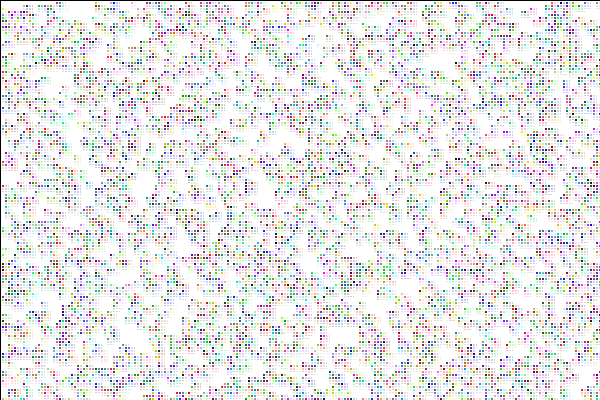
Frame 1 (no input)
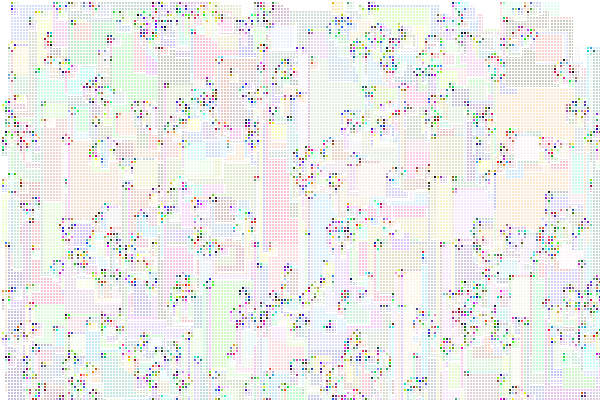
Frame 60 (the mouse pressed at the canvas centre just before this capture)
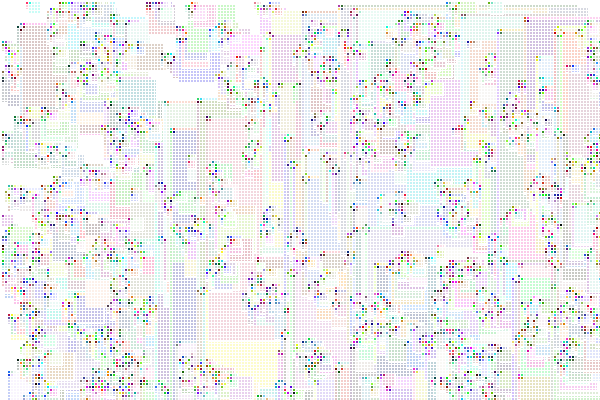
Frame 120 (the mouse held since frame 60 and released just before this capture)

The Processing sketch that drew these frames (run headless with seeded random() and noise(); from frame 60 on, the mouse is pressed at the canvas centre):

// Processing sketch: processing_48604
// ── processing_48604.pde

//author:Robertlun,ncku arch
//purpose: homework.dream
//concept:expressing feeling of dream.(Press the mouse to restart.)
//reference: from the teacher"Sheng-Fen Nik Chien."



Cell[][] _cellArray;
int _numX, _numY;
int _cellSize = 3;
 
//////////////////////// MAIN PART
 
void setup() {
  size(600, 400);
  frameRate(5);
  _numX = floor(width/_cellSize);
  _numY = floor(height/_cellSize);
  restart();
}
 
void restart() {
  _cellArray = new Cell[_numX][_numY];
  for (int x = 0; x<_numX; x++) {
    for (int y = 0; y<_numY; y++) {
      Cell newCell = new Cell(x, y);
      _cellArray[x][y] = newCell;
    }
  }
 
  for (int x = 0; x < _numX; x++) {
    for (int y = 0; y < _numY; y++) {
      int above = y-1;
      int below = y+1;
      int left = x-1;
      int right = x+1;
      if (above < 0) {
        above = _numY-1;
      }
      if (below == _numY) {
        below = 0;
      }
      if (left < 0) {
        left = _numX-1;
      }
      if (right == _numX) {
        right = 0;
      }
      _cellArray[x][y].addNeighbour(_cellArray[left][above]);
      _cellArray[x][y].addNeighbour(_cellArray[left][y]);
      _cellArray[x][y].addNeighbour(_cellArray[left][below]);
      _cellArray[x][y].addNeighbour(_cellArray[x][below]);
      _cellArray[x][y].addNeighbour(_cellArray[right][below]);
      _cellArray[x][y].addNeighbour(_cellArray[right][y]);
      _cellArray[x][y].addNeighbour(_cellArray[right][above]);
      _cellArray[x][y].addNeighbour(_cellArray[x][above]);
    }
  }
}
 
void draw() {
  background(255);
  fill(255, 20);
  rect(0, 0, width, height);
  for (int x = 0; x < _numX; x++) {
    for (int y = 0; y < _numY; y++) {
      _cellArray[x][y].calcNextState();
    }
  }
  translate(_cellSize/2, _cellSize/2);
  for (int x = 0; x < _numX; x++) {
    for (int y = 0; y < _numY; y++) {
      _cellArray[x][y].drawMe();
    }
  }
}
 /////////////////mouse press effect
void mousePressed() {
  restart();
  fill(random(255),random(255),random(255), 100);

  ellipse(mouseX, mouseY,60 ,60);

}
 
/////////////// OBJECT
class Cell {
  float x, y;
  boolean state;
  boolean nextState;
  Cell[] neighbors;
  int age;
  int neighborCount;
 
  Cell(float ex, float why) {
    x = ex * _cellSize;
    y = why * _cellSize;
    if (random(2) > 1) {
      nextState = true;
    }
    else {
      nextState = false;
    }
    state = nextState;
    age = 0;
    neighborCount = 0;
    neighbors = new Cell[0];
  }
 
  void addNeighbour(Cell cell) {
    neighbors = (Cell[])append(neighbors, cell);
  }
 
  void calcNextState() {
 
    neighborCount = 0;
    for (int i=0; i < neighbors.length; i++) {
      if (neighbors[i].state == true) {
        neighborCount++;
      }
    }
    // RULES
    if (state == true) {  
      if ((neighborCount == 2) || (neighborCount == 3)) {
        nextState = true;
      }
      else {
        nextState = false;
      }
    }
    else {  
      if (neighborCount ==3) {
        nextState = true;
      }
      else {
        nextState = false;
      }
    }
  }
 
  void drawMe() {
    state = nextState;
    stroke(255,255,255);
    if (state == true) {
      fill(random(255),random(255),random(255), 255);
      age++;
    }
    else {
      fill(255, 255, 255,190);
      age = 0;
     //rect(x, y, _cellSize+age, _cellSize+age);

    }
 rect(x, y, _cellSize+age*5,_cellSize+age*5);

}
}
